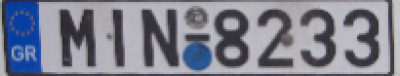
#> input picture Month1-ImageBasic/license_plate.png, 400 x 76 px
$ python mod1.7SmoothBlur.py --image license_plate.png
#> lines starting #> are read from the running program, lines starting #| are printed output that depends on the picture
# -- coding: utf-8 --

__author__ = 'amryfitra'

import argparse
import cv2
import imutils


def average_blur(image):
    # as the size of the kernel increases, so will the amount in which the image is blurred
    kernel_sizes = [(3, 3), (9, 9), (15, 15)]
    for kernel_size in kernel_sizes:
        blurred = cv2.blur(image, kernel_size)
        cv2.imshow("Blurred: ({},{})".format(kernel_size[0], kernel_size[1]), blurred)
    cv2.waitKey(0)


def gaussian_blur(image):
    # The end result is that our image is less blurred, but more naturally blurred, than using the average method
    # Furthermore, based on this weighting we’ll be able to preserve more of the edges in our image as compared to average smoothing.
    kernel_sizes = [(3, 3), (9, 9), (15, 15)]
    for kernel_size in kernel_sizes:
        blurred = cv2.GaussianBlur(image, kernel_size, 0)
        cv2.imshow("Gaussian Blur: ({},{})".format(kernel_size[0], kernel_size[1]), blurred)
    cv2.waitKey(0)


def median_blur(image):
    # Traditionally, the median blur method has been most effective when removing salt-and-pepper noise
    # the kernel size for the median must be square
    # Furthermore (unlike the averaging method),
    # instead of replacing the central pixel with the average of the neighborhood,
    # we instead replace the central pixel with the median of the neighborhood.
    # Notice that we are no longer creating a “motion blur” effect like in averaging and Gaussian blurring —
    # instead, we are removing substantially more detail and noise.
    for kernel_size in (3, 9, 15):
        blurred = cv2.medianBlur(image, kernel_size)
        cv2.imshow("Median Blur: ({},{})".format(kernel_size, kernel_size), blurred)
    cv2.waitKey(0)


def bilateral_blur(image):
    # In order to reduce noise while still maintaining edges, we can use bilateral blurring.
    # Bilateral blurring accomplishes this by introducing two Gaussian distributions
    # The first Gaussian function only considers spatial neighbors.
    # That is, pixels that appear close together in the (x, y)-coordinate space of the image.
    # The second Gaussian then models the pixel intensity of the neighborhood,
    # ensuring that only pixels with similar intensity are included in the actual computation of the blur.
    # Intuitively, this makes sense. If pixels in the same (small) neighborhood have a similar pixel value,
    # then they likely represent the same object. But if two pixels in the same neighborhood have contrasting values,
    # then we could be examining the edge or boundary of an object — and we would like to preserve this edge.
    # Overall, this method is able to preserve edges of an image, while still reducing noise.
    # The largest downside to this method is that it is considerably slower than its counterparts.

    # The third argument is our color standard deviation, denoted as sigma_{color}.
    # A larger value for \sigma_{color} means
    # that more colors in the neighborhood will be considered when computing the blur.
    # If we let \sigma_{color} get too large in respect to the diameter,
    # then we essentially have broken the assumption  of bilateral filtering —
    # that only pixels of similar color should contribute significantly to the blur.

    # Finally, we need to supply the space standard deviation, which we call \sigma_{space}.
    # A larger value of \sigma_{space} means
    # that pixels farther out from the central pixel diameter will influence the blurring calculation.

    params = [(11, 21, 7), (11, 41, 21), (11, 61, 39)]
    for (diameter, sigma_color, sigma_space) in params:
        blurred = cv2.bilateralFilter(image, diameter, sigma_color, sigma_space)
        cv2.imshow("Bilateral Blur w/ d: {}, sigma_col: {}, sigma_space: {}".format(diameter, sigma_color, sigma_space), blurred)
    cv2.waitKey(0)


if __name__ == "__main__":

    ap = argparse.ArgumentParser()
    ap.add_argument("-i", "--image", required=True, help="Path to image")
    args = vars(ap.parse_args())

    img = cv2.imread(args["image"])
#> img is the input picture: shape (76, 400, 3); mean B, G, R 143, 129.1, 126.5
    img = imutils.resize(img,width=500)
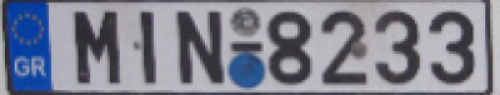
#> img: shape (95, 500, 3); mean B, G, R 143.1, 129.2, 126.6
    #####
    # FOR CATTLE median blur with 9 x 9 kernel is good
    # cv2.MORPH_RECT  or cv2.MORPH_CROSS
    hsv = cv2.cvtColor(img, cv2.COLOR_BGR2HSV)
#> hsv: shape (95, 500, 3); mean H, S, V 124.1, 34.8, 143.3
    (h, s, v) = cv2.split(hsv)
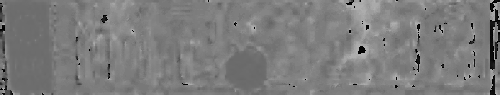
#> h: shape (95, 500); min 0, max 177, mean 124.1
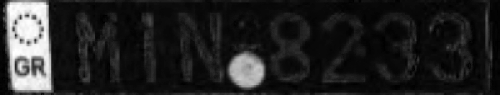
#> s: shape (95, 500); min 0, max 255, mean 34.8
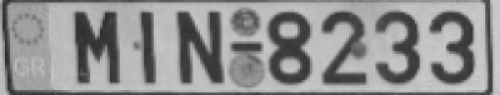
#> v: shape (95, 500); min 38, max 207, mean 143.3

    img = h

    cv2.imshow("Original", img)

    # average_blur(img)
    # gaussian_blur(img)
    median_blur(img)
#> the loop in median_blur, `for kernel_size in (3, 9, 15):` made 3 passes
#> pass 2, in median_blur, `blurred = cv2.medianBlur(image, kernel_size)`:
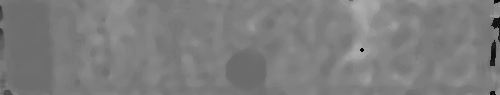
#> blurred: shape (95, 500); min 3, max 173, mean 125.2
    bilateral_blur(img)
